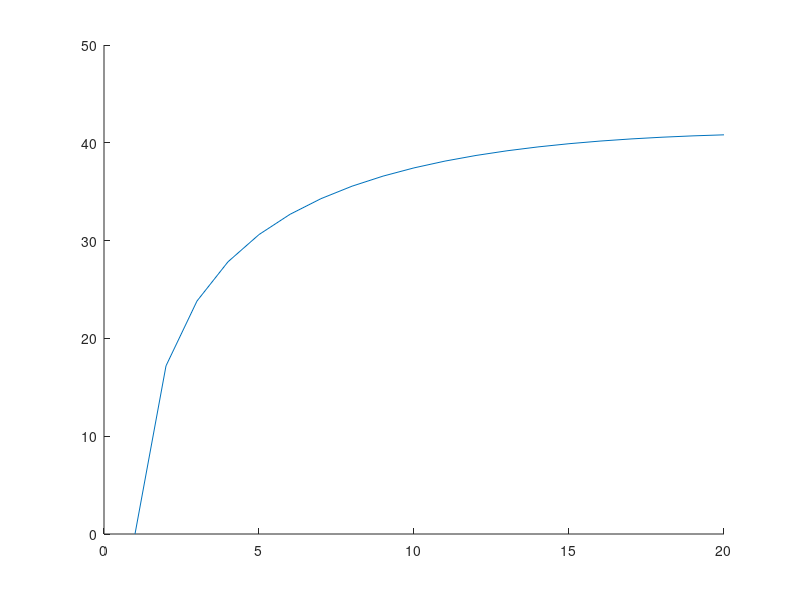

The MATLAB script that drew this image:
% we want to run the same model with different delays, similar to Lewis &
% Elman's setup.
%
% Let's replicate their setup to start.

delay = @(hc, cv, age) (hc(age)./pi./cv(age));
age = -9:3:48;
age_idx = 1:length(age);
hc_typical = 12*log(age + 1 - min(age));
hc_autism = log(age/min(age));
cv_typical = 0.3+0.004*[1:length(age)];

for ai=1:length(age)
  inter_delay = delay(hc_typical, cv_typical, ai);
  intra_delay = 3/8 * inter_delay;
  fprintf('%f %f %f\n', hc_typical(ai), inter_delay, intra_delay);
end;

figure;
hold on;
%plot(hc_typical)
plot(delay(hc_typical, cv_typical, age_idx));
